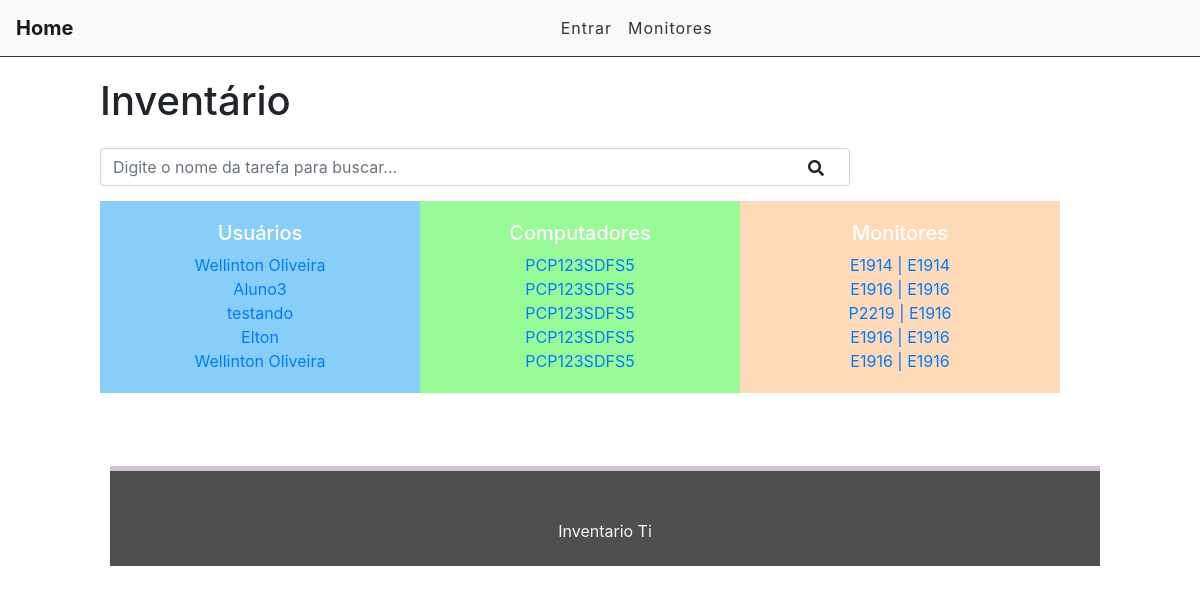
The page / on the database its author committed.
### usuarios/models.py (models this page shows)
class Usuario(models.Model):
    CONTRATO = (('CLT', 'CLT'), ('PJ', 'Pessoa Juridica'), ('EST', 'Estágiario'),)
    contrato = models.CharField(max_length=3, choices= CONTRATO, blank=False, null=False, default='CLT')
    COMPUTADOR = (('PCP', 'Desktop'), ('NOT', 'Notebook'),('PTC', 'Particular'),)
    computador = models.CharField(max_length=3, choices=COMPUTADOR, blank=False, null=False, default='PCP')
    nome = models.CharField(max_length=50)
    user_login = models.CharField(max_length=30)
    email = models.EmailField(max_length=50)
    setor = models.CharField(max_length=30)
    equipamento_em_uso = models.ForeignKey(Maquinas, default=1, verbose_name="Equipamento", on_delete=models.SET_DEFAULT)
    monitor_em_uso = models.ForeignKey(Monitor, default=1, related_name="Monitor_Estoque", verbose_name="Monitores", on_delete=models.SET_DEFAULT)
    def __str__(self):
        return self.nome

### computadores/models.py (models this page shows)
class Maquinas(models.Model):
    TIPO = (('PCP', 'DESKTOP'),('NOT', 'NOTEBOOK'),)
    tipo = models.CharField(max_length=3, choices=TIPO, blank=False, null=False, default='PCP')
    nome_pc = models.CharField(max_length=30)
    modelo = models.CharField(max_length=30)
    processador = models.CharField(max_length=20)
    ano_compra = models.CharField(max_length=5)
    service_tag = models.CharField(max_length=15)
    memoria_ram = models.CharField(max_length=10)
    armazenamento = models.CharField(max_length=10)
    STATUS = (('DSP', 'Disponivel'), ('OCP', 'Ocupado'),)
    status = models.CharField(max_length=15, choices=STATUS, blank=False, null=False, default='Disponivel' )
    class Meta:
        verbose_name_plural = "Maquina"
    def __str__(self):
        return self.nome_pc

### monitores/models.py (models this page shows)
class Monitor(models.Model):
    MONITOR = (('Monitor1', 'Monitor1'),('Monitor2', 'Monitor2'),)
    monitor = models.CharField(max_length=10, choices=MONITOR, blank=False, null=False, default='Monitor1')
    marca_monitor = models.CharField(max_length=10, default='Dell')
    modelo = models.CharField(max_length=30, default='E1916' )
    service_tag = models.CharField(max_length=30)
    polegadas = models.CharField(max_length=30)
    monitor2 = models.CharField(max_length=10, choices=MONITOR, blank=False, null=False, default='Monitor2')
    marca_monitor2 = models.CharField(max_length=10, default='Dell')
    modelo2 = models.CharField(max_length=30, default='E1916' )
    service_tag2 = models.CharField(max_length=30)
    polegadas2 = models.CharField(max_length=30)
    class Meta:
        verbose_name_plural = "Monitor"
    def __str__(self):
        return self.modelo

### inventario/views.py (the view)
# urls.py: path('', index, name='index'),
def index(request):
    users = Usuario.objects.all()
    search = request.GET.get('search')
    if search:
        users = users.filter(nome__icontains=search)
    print(users)
    return render(request, 'index.html', {'users': users})

### inventario/templates/index.html (shortened to what this page needs)
{% extends 'base2.html' %}
{% block content %}
<div class="offset-1 col-10 list-div">
    <div class="container dashboard">
        <h1 class="description">  Inventário </h1>
        <div class="col-9 search-div">
        <form method="GET" id="search-form">
            <input class="form-control" type="text" id="search" name="search" placeholder="Digite o nome da tarefa para buscar..." value="{{ request.GET.search }}">
            <i class="fas fa-search" id="search-btn"></i>
        </form>
    </div>
    <div class="col-4 dashboard-box" id="dashboard-lastdays">
        <h4>Usuários</h4>
        {% for user in users %}
                <span><a href="{{user.id}}">{{user.nome}} </a></span>
        {% endfor %}
    </div>
        <div class="col-4 dashboard-box" id="dashboard-done">
            <h4>Computadores</h4>
            {% for user in users %}
                <span><a href="{{user.id}}">{{user.equipamento_em_uso}} </a></span>
            {% endfor %}
        </div>
        <div class="col-4 dashboard-box" id="dashboard-doing">
                <h4>Monitores</h4>
                {% for user in users %}
                <span><a href="usuarios/{{user.id}}">{{user.monitor_em_uso }} | {{user.monitor_em_uso.modelo2 }} </a></span>
            {% endfor %}
    </div>
    <div class="col-9 search-div">
    </div>
    <div class="col-12 filter-div">
    </div>
</div>
{% endblock %}

### inventario/static/css/style.css (style rules this page uses)
.dashboard { padding: 0; width: 100%; display: block; }
.dashboard h4 { font-size: 20px; }
.dashboard span { font-size: 16px; display: block; width: 100%; margin-left: 0; }
.dashboard-box { float: left; background-color: #DFDFDF; color: #FFF; padding: 20px; box-sizing: border-box; height: 100%; width: 32%; text-align: center; }
#dashboard-lastdays { background-color: #87CEFA; }
#dashboard-done { background-color: #98FB98; }
#dashboard-doing { background-color: #FFDAB9; }
.fas.fa-search { position: absolute; top: 12px; right: 26px; cursor: pointer; }
.search-div { padding: 0; margin-right: 0%; margin-left: 0; margin-top: 15px; margin-bottom: 15px; display: inline-block; }
.filter-div { margin-bottom: 15px; padding: 0; }
.list-div { padding: 0; }

### rows shown on the page
Usuario: nome "Wellinton Oliveira", equipamento_em_uso "PCP123SDFS5", monitor_em_uso "E1914", monitor_em_uso.modelo2 "E1914"
Usuario: nome "Aluno3", equipamento_em_uso "PCP123SDFS5", monitor_em_uso "E1916", monitor_em_uso.modelo2 "E1916"
Usuario: nome "testando", equipamento_em_uso "PCP123SDFS5", monitor_em_uso "P2219", monitor_em_uso.modelo2 "E1916"
Usuario: nome "Elton", equipamento_em_uso "PCP123SDFS5", monitor_em_uso "E1916", monitor_em_uso.modelo2 "E1916"
Usuario: nome "Wellinton Oliveira", equipamento_em_uso "PCP123SDFS5", monitor_em_uso "E1916", monitor_em_uso.modelo2 "E1916"
